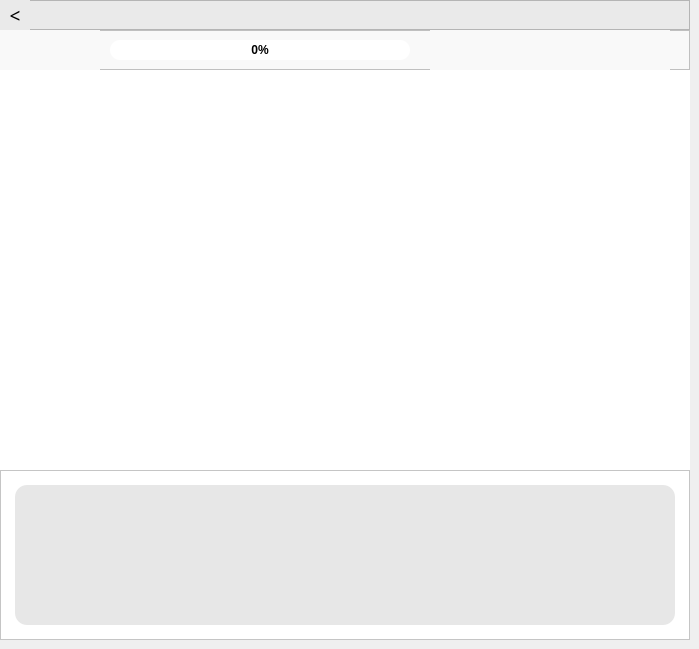
   <widget class="QWidget" name="page_updown">
    <widget class="QFrame" name="frame_pageHead_2">
     <property name="geometry">
      <rect>
       <x>0</x>
       <y>0</y>
       <width>690</width>
       <height>30</height>
      </rect>
     </property>
     <property name="minimumSize">
      <size>
       <width>690</width>
       <height>30</height>
      </size>
     </property>
     <property name="maximumSize">
      <size>
       <width>690</width>
       <height>30</height>
      </size>
     </property>
     <property name="styleSheet">
      <string notr="true">background-color: rgb(234, 234, 234);</string>
     </property>
     <property name="frameShape">
      <enum>QFrame::StyledPanel</enum>
     </property>
     <property name="frameShadow">
      <enum>QFrame::Raised</enum>
     </property>
     <widget class="QPushButton" name="backPageButton_2">
      <property name="geometry">
       <rect>
        <x>0</x>
        <y>0</y>
        <width>30</width>
        <height>30</height>
       </rect>
      </property>
      <property name="minimumSize">
       <size>
        <width>30</width>
        <height>30</height>
       </size>
      </property>
      <property name="maximumSize">
       <size>
        <width>30</width>
        <height>30</height>
       </size>
      </property>
      <property name="font">
       <font>
        <family>幼圆</family>
        <pointsize>14</pointsize>
        <weight>50</weight>
        <bold>false</bold>
       </font>
      </property>
      <property name="styleSheet">
       <string notr="true">border:none;</string>
      </property>
      <property name="text">
       <string>&lt;</string>
      </property>
     </widget>
    </widget>
    <widget class="QListWidget" name="listWidget_updown">
     <property name="geometry">
      <rect>
       <x>0</x>
       <y>70</y>
       <width>690</width>
       <height>400</height>
      </rect>
     </property>
     <property name="styleSheet">
      <string notr="true">QListWidget{
	background:white;
	color:black;
	border:none;
}
 
QListWidget::item{
	border:none;
	height:60px;
}
 
QListWidget::item:hover{
    background:rgb(252,240,193)
}
 
QListWidget::item:selected{
	background:rgb(252,233,161);
	color:black;
}
 
QScrollBar:vertical {               
    background:transparent;
    width:9px;
    margin: 0px 0px 2px 0px;
}
 
QScrollBar::handle:vertical {
    background: rgb(195, 195, 195);
    min-height: 20px;
    border-radius: 3px;
}
 
QScrollBar::handle:vertical:hover{
    background:rgba(0,0,0,30%);
}
 
QScrollBar::add-line:vertical {
    height: 0px;
    subcontrol-position: bottom;
    subcontrol-origin: margin;
}
 
QScrollBar::sub-line:vertical {
    height: 0px;
    subcontrol-position: top;
    subcontrol-origin: margin;
}</string>
     </property>
    </widget>
    <widget class="QFrame" name="frame_6">
     <property name="geometry">
      <rect>
       <x>0</x>
       <y>30</y>
       <width>690</width>
       <height>40</height>
      </rect>
     </property>
     <property name="styleSheet">
      <string notr="true">background-color: rgb(249, 249, 249);</string>
     </property>
     <property name="frameShape">
      <enum>QFrame::StyledPanel</enum>
     </property>
     <property name="frameShadow">
      <enum>QFrame::Raised</enum>
     </property>
     <widget class="QLabel" name="statusLabel">
      <property name="geometry">
       <rect>
        <x>0</x>
        <y>0</y>
        <width>100</width>
        <height>40</height>
       </rect>
      </property>
      <property name="font">
       <font>
        <family>幼圆</family>
       </font>
      </property>
      <property name="text">
       <string/>
      </property>
      <property name="alignment">
       <set>Qt::AlignCenter</set>
      </property>
     </widget>
     <widget class="QProgressBar" name="updownProgressBar">
      <property name="geometry">
       <rect>
        <x>110</x>
        <y>10</y>
        <width>300</width>
        <height>20</height>
       </rect>
      </property>
      <property name="font">
       <font>
        <weight>75</weight>
        <bold>true</bold>
       </font>
      </property>
      <property name="styleSheet">
       <string notr="true">QProgressBar{
        border: none;
        text-align: center;
		background-color: rgb(255, 255, 255);
		color: rgb(0, 0, 0);
		border-radius: 10px;
}
QProgressBar::chunk {
        background: rgb(16, 135, 209);
}

QProgressBar#progressBar {
		border: none;
		text-align: center;
		color: white;
		background-color: transparent;
		background-image: url(&quot;:/White/progressBar&quot;);
		background-repeat: repeat-x;
}
QProgressBar#progressBar::chunk {
		border: none;
		background-color: transparent;
		background-image: url(&quot;:/White/progressBarChunk&quot;);
		background-repeat: repeat-x;
}</string>
      </property>
      <property name="value">
       <number>0</number>
      </property>
      <property name="alignment">
       <set>Qt::AlignCenter</set>
      </property>
      <property name="textVisible">
       <bool>true</bool>
      </property>
     </widget>
     <widget class="QLabel" name="speedLabel">
      <property name="geometry">
       <rect>
        <x>430</x>
        <y>0</y>
        <width>240</width>
        <height>40</height>
       </rect>
      </property>
      <property name="font">
       <font>
        <family>幼圆</family>
       </font>
      </property>
      <property name="text">
       <string/>
      </property>
      <property name="alignment">
       <set>Qt::AlignLeading|Qt::AlignLeft|Qt::AlignVCenter</set>
      </property>
     </widget>
    </widget>
    <widget class="QFrame" name="frame_7">
     <property name="geometry">
      <rect>
       <x>0</x>
       <y>470</y>
       <width>690</width>
       <height>170</height>
      </rect>
     </property>
     <property name="styleSheet">
      <string notr="true">background-color: rgb(255, 255, 255);</string>
     </property>
     <property name="frameShape">
      <enum>QFrame::StyledPanel</enum>
     </property>
     <property name="frameShadow">
      <enum>QFrame::Raised</enum>
     </property>
     <widget class="QTextBrowser" name="updownStatusBrowser">
      <property name="geometry">
       <rect>
        <x>15</x>
        <y>15</y>
        <width>660</width>
        <height>140</height>
       </rect>
      </property>
      <property name="styleSheet">
       <string notr="true">QTextBrowser{
	border:none;
	background-color: rgb(231, 231, 231);
	border-radius: 12px;
	font: 9pt &quot;等线&quot;;
	color: rgb(106, 106, 106);
}

QScrollBar:vertical {               
    background:transparent;
    width:9px;
    margin: 0px 0px 2px 0px;
}
 
QScrollBar::handle:vertical {
    background: rgb(195, 195, 195);
    min-height: 20px;
    border-radius: 3px;
}
 
QScrollBar::handle:vertical:hover{
    background:rgba(0,0,0,30%);
}
 
QScrollBar::add-line:vertical {
    height: 0px;
    subcontrol-position: bottom;
    subcontrol-origin: margin;
}
 
QScrollBar::sub-line:vertical {
    height: 0px;
    subcontrol-position: top;
    subcontrol-origin: margin;
}
</string>
      </property>
     </widget>
    </widget>
   </widget>
